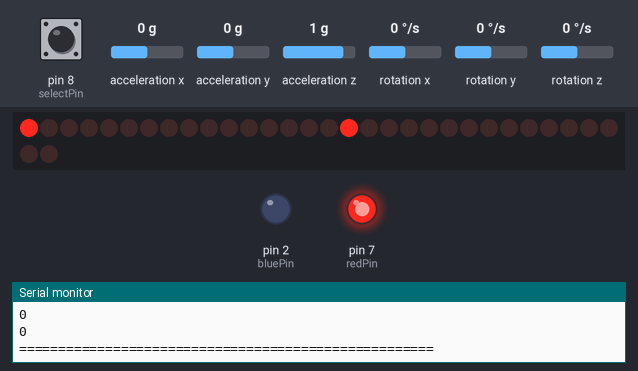
Bench run of a sketch on a simulated Arduino Uno, built with avr-gcc and run on an emulated ATmega328P. Parts: 32 shift-register outputs drawn as a row of LEDs (first output left, lit = HIGH), output pins drawn as LEDs (lit = HIGH), the last lines printed to the serial monitor. Wiring (inferred from the names in the program): 4 × shift register (74HC595): data pin 4; shift clock pin 6; latch pin 5; OE pin 3. Wiring (inferred from the signals the program sends): row of LEDs: on Q0, Q1, Q2, Q3, Q4, Q5, Q6, Q7, Q8, Q9, Q10, Q11, Q12, Q13, Q14, Q15, Q16, Q17, Q18, Q19, Q20, Q21, Q22, Q23, Q24, Q25, Q26, Q27, Q28, Q29, Q30, Q31. The test bench sets the inputs (shaded band); at power-on: rotation z 0 °/s, acceleration y 0 g, pin 8 (selectPin) LOW, acceleration x 0 g, acceleration z 1 g, rotation x 0 °/s, rotation y 0 °/s. Pins used as bus, display or sensor lines are not drawn.

Above: at 2.93 s.
3.3 s: rotation z set to 100 °/s
At 6.0 s:
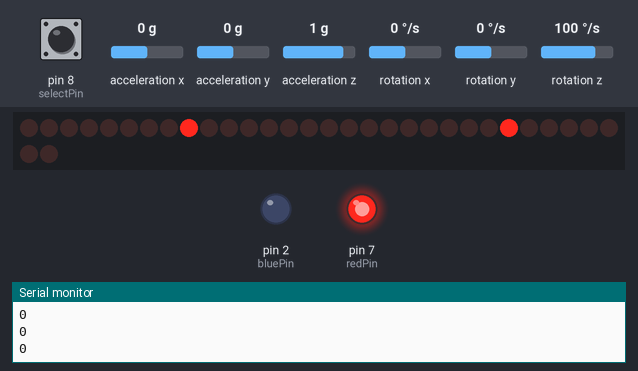
6.3 s: acceleration y set to -1.4 g
At 8.85 s:
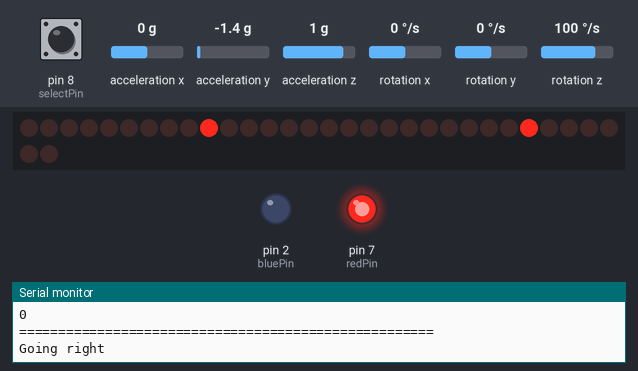
9.3 s: acceleration y set to 0 g
At 11.75 s:
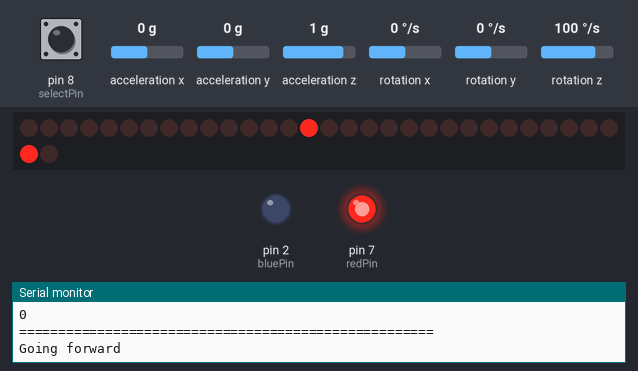
12.3 s: acceleration y set to -1.4 g
At 14.9 s:
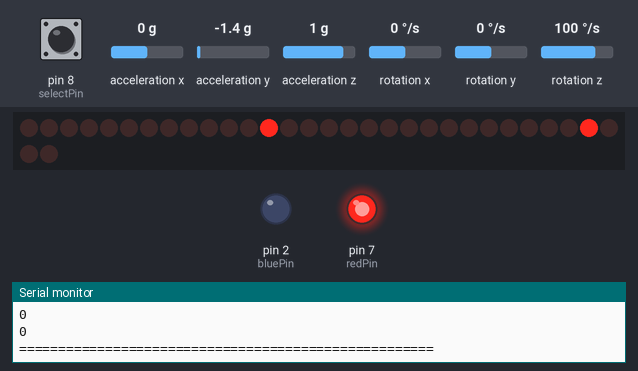
Timing chart, 0 to 16.4 s (numbered marks = the images above; inputs shaded):
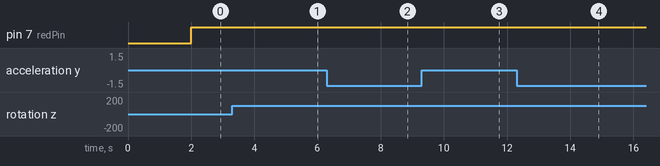

The sketch:

3DCubeLED.ino
```cpp
#include "Wire.h"
#include <MPU6050_light.h>

MPU6050 mpu(Wire);

int redPin = 7;
int bluePin = 2;

int latchPin = 5;
int clockPin = 6;
int dataPin = 4;
int outputEn = 3;

int selectPin = 8;

byte level[4];

int loopCount = 0;

unsigned int red[4];
unsigned int blue[4];
unsigned int renderRed[4];
unsigned int renderBlue[4];
unsigned int winningRed[4];
unsigned int winningBlue[4];

/* use this bools to inform motion */
bool moveX = false;
bool moveY = false;
bool moveZ = false;

/* game logic vars */
bool gameOver;
bool playerSelecting;
bool redTurn;
bool redWon;
bool blueWon;

/* movement vars */
unsigned int cursorLocation;
int cursorLevel;

/* Gyro Variables */
float xAxisAngle, yAxisAngle, zAxisAngle;
float prevX = 0;
float prevY = 0;
float prevZ = 0;


void setup()
{
  Serial.begin(9600);

  // Set all the pins of 74HC595 as OUTPUT
  pinMode(latchPin, OUTPUT);
  pinMode(dataPin, OUTPUT);
  pinMode(clockPin, OUTPUT);
  pinMode(outputEn, OUTPUT);
  pinMode(selectPin, INPUT);
  pinMode(redPin, OUTPUT);
  pinMode(bluePin, OUTPUT);
  level[0] = 13;
  level[1] = 12;
  level[2] = 11;
  level[3] = 10;
  for(int i = 0; i < 4; i++){
    pinMode(level[i], OUTPUT);
    digitalWrite(level[i],LOW);
  }
  for(int i = 0; i < 4; i++){
    red[i] = renderRed[i] = winningRed[i] = 0x0000;
    blue[i] = renderBlue[i] = winningBlue[i] = 0x0000;
  }


  gameOver = false;
  playerSelecting = false;
  redTurn = true;

  //Calibrate the Gyroscope
  Wire.begin();
  byte status = mpu.begin();
  Serial.print(F("MPU6050 status: "));
  Serial.println(status);
  while(status!=0){
    Serial.println("Gyro could not be connected!\n");
  } // stop everything if could not connect to MPU6050

  Serial.println(F("Calculating offsets, do not move MPU6050"));
  delay(1000);
  mpu.calcOffsets(true,true); // gyro and accelero
  Serial.println("Done!\n");
}

void loop()
{
  loopCount++;
  static int movementBlink = 0;
  mpu.update();
  if(!gameOver){
    sensorChecking();
    if(movementBlink > 10){
      movement();
      movementBlink = 0;

      /*
       * serial check
       */
       Serial.println("red");
       for(int i = 0; i < 4; i++){
        Serial.println(red[i],HEX);
       }
       Serial.println("blue");
       for(int i = 0; i < 4; i++){
        Serial.println(blue[i],HEX);
       }
       Serial.println(F("=====================================================\n"));

    }
    cursorRender();
    gameLogic();
  }else{
    winningRender();
  }

  //rowByrow();
  renderCube();
  movementBlink++;
  moveX = false;
  moveY = false;
  moveZ = false;
}

void sensorChecking(){

  if (loopCount % 10 == 0) {
        xAxisAngle = mpu.getAccAngleX();

  if (xAxisAngle <= -18) {
    moveX = true;
    Serial.println("Going right");
    return;
  }
  yAxisAngle = mpu.getAccAngleY();
  if (yAxisAngle >= 18) {
    moveY = true;
    Serial.println("Going Up");
    return;
  }
  zAxisAngle = mpu.getAngleZ();
  if (zAxisAngle >= 18) {
    moveZ = true;
    Serial.println("Going forward");
    return;
  }

////  delay(10);
//  yAxisAngle = mpu.getAccAngleY();
////  delay(10);
//  zAxisAngle = mpu.getAngleZ();

//  Serial.print(prevX);Serial.print("\t");Serial.println(xAxisAngle);
//  Serial.print(prevY);Serial.print("\t");Serial.println(yAxisAngle);
//  Serial.print(prevZ);Serial.print("\t");Serial.println(zAxisAngle);
//  Serial.println(F("=====================================================\n"));

//  if (xAxisAngle <= -18) {
//    moveX = true;
//    Serial.println("Going right");
//  } else if (yAxisAngle >= 18) {
//    moveY = true;
//    Serial.println("Going Up");
//  } else if (zAxisAngle >= 18) {
//    moveZ = true;
//    Serial.println("Going forward");
//  }

  /*Store the previous values*/
  prevX = xAxisAngle;
  prevY = yAxisAngle;
  prevZ = zAxisAngle;
  }


}

void winningRender(){
  bool match;

  if(redWon){
    for(int i = 0; i < 4; i++){
      renderRed[i] = 0xFFFF;
      renderBlue[i] = 0x0000;
    }
  }if(blueWon){
    for(int i = 0; i < 4; i++){
      renderBlue[i] = 0xFFFF;
      renderRed[i] = 0x0000;
    }
  }

  static int winBlink;
  if(winBlink > 100 && winBlink < 200){
    for(int i = 0; i< 4; i++){
      renderRed[i] = renderRed[i] | winningBlue[i];
      renderBlue[i] = renderBlue[i] | winningRed[i];
    }
  }

  winBlink += 4;
  if(winBlink > 200){
    winBlink = 0;
  }

}


bool checkRed(){
  unsigned int checker;
  unsigned int checkers[4];
  bool match;

  for(int i = 0; i < 4; i++){

    //col match
    checker = 0x8888;
    for(int j = 0; j < 4; j++){
      if(checker == (red[i] & checker)){
        winningRed[i] = checker;
        return true;
      }
      checker = checker >> 1;
    }

    //row match
    checker = 0xF000;
    for(int j = 0; j < 4; j++){
      if(checker == (red[i] & checker)){
        winningRed[i] = checker ;
        return true;
      }
      checker = checker >> 4;
    }

    //cross match
    checker = 0x8421;
    if( checker == (checker & red[i]) ){
        winningRed[i] = checker;
        return true;
    }

    checker = 0x1248;
    if( checker == (checker & red[i]) ){
        winningRed[i] = checker;
        return true;
    }
  }

  //vertical match
  unsigned int lev = red[0] & red[1] & red[2] & red[3];
  if(lev != 0x0000){
    Serial.println(lev);
    winningRed[0] = lev;
    winningRed[1] = lev;
    winningRed[2] = lev;
    winningRed[3] = lev;
    return true;
  }

  //crosses in rows
  checkers[0] = 0x8000;
  checkers[1] = 0x0800;
  checkers[2] = 0x0080;
  checkers[3] = 0x0008;

  for(int i = 0; i < 4; i++){
    match = true;
    for(int j = 0; j < 4; j++){
      if(!(red[j] & checkers[j])) match = false;
    }
    if(match){
      winningRed[0] = checkers[0];
      winningRed[1] = checkers[1];
      winningRed[2] = checkers[2];
      winningRed[3] = checkers[3];
      return true;
    }
    for(int j = 0; j < 4; j++){
      checkers[j] = checkers[j] >> 1;
    }
  }

  checkers[0] = 0x0008;
  checkers[1] = 0x0080;
  checkers[2] = 0x0800;
  checkers[3] = 0x8000;

  for(int i = 0; i < 4; i++){
    match = true;
    for(int j = 0; j < 4; j++){
      if(!(red[j] & checkers[j])) match = false;
    }
    if(match){
      winningRed[0] = checkers[0];
      winningRed[1] = checkers[1];
      winningRed[2] = checkers[2];
      winningRed[3] = checkers[3];
      return true;
    }
    for(int j = 0; j < 4; j++){
      checkers[j] = checkers[j] >> 1;
    }
  }

  //crosses in cols
  checkers[0] = 0x8000;
  checkers[1] = 0x4000;
  checkers[2] = 0x2000;
  checkers[3] = 0x1008;

  for(int i = 0; i < 4; i++){
    match = true;
    for(int j = 0; j < 4; j++){
      if(!(red[j] & checkers[j])) match = false;
    }
    if(match){
      winningRed[0] = checkers[0];
      winningRed[1] = checkers[1];
      winningRed[2] = checkers[2];
      winningRed[3] = checkers[3];
      return true;
    }
    for(int j = 0; j < 4; j++){
      checkers[j] = checkers[j] >> 4;
    }
  }

  checkers[0] = 0x1000;
  checkers[1] = 0x2000;
  checkers[2] = 0x4000;
  checkers[3] = 0x8008;

  for(int i = 0; i < 4; i++){
    match = true;
    for(int j = 0; j < 4; j++){
      if(!(red[j] & checkers[j])) match = false;
    }
    if(match){
      winningRed[0] = checkers[0];
      winningRed[1] = checkers[1];
      winningRed[2] = checkers[2];
      winningRed[3] = checkers[3];
      return true;
    }
    for(int j = 0; j < 4; j++){
      checkers[j] = checkers[j] >> 4;
    }
  }

  //special cross
  checkers[0] = 0x8000;
  checkers[1] = 0x0400;
  checkers[2] = 0x0020;
  checkers[3] = 0x0001;

  match = true;
  for(int j = 0; j < 4; j++){
    if(!(red[j] & checkers[j])) match = false;
  }
  if(match){
    winningRed[0] = checkers[0];
    winningRed[1] = checkers[1];
    winningRed[2] = checkers[2];
    winningRed[3] = checkers[3];
    return true;
  }

  //special cross
  checkers[0] = 0x0001;
  checkers[1] = 0x0020;
  checkers[2] = 0x0400;
  checkers[3] = 0x8000;

  match = true;
  for(int j = 0; j < 4; j++){
    if(!(red[j] & checkers[j])) match = false;
  }
  if(match){
    winningRed[0] = checkers[0];
    winningRed[1] = checkers[1];
    winningRed[2] = checkers[2];
    winningRed[3] = checkers[3];
    return true;
  }

  return false;
}

bool checkBlue(){
  unsigned int checker;
  unsigned int checkers[4];
  bool match;

  for(int i = 0; i < 4; i++){

    //col match
    checker = 0x8888;
    for(int j = 0; j < 4; j++){
      if(checker == (blue[i] & checker)){

        winningBlue[i] = checker;
        return true;
      }
      checker = checker >> 1;
    }

    //row match
    checker = 0xF000;
    for(int j = 0; j < 4; j++){
      if(checker == (blue[i] & checker)){

        winningBlue[i] = checker;
        return true;
      }
      checker >> 4;
    }

    //cross match
    checker = 0x8421;
    if( checker == (checker & blue[i]) ){

        winningBlue[i] = checker;
        return true;
    }

    checker = 0x1248;
    if( checker == (checker & blue[i]) ){

        winningBlue[i] = checker;
        return true;
    }
  }

  //vertical match
  unsigned int lev = blue[0] & blue[1] & blue[2] & blue[3];
  if(lev != 0x0000){
    Serial.println(lev);
    winningBlue[0] = lev;
    winningBlue[1] = lev;
    winningBlue[2] = lev;
    winningBlue[3] = lev;
    return true;
  }

  //crosses in rows
  checkers[0] = 0x8000;
  checkers[1] = 0x0800;
  checkers[2] = 0x0080;
  checkers[3] = 0x0008;

  for(int i = 0; i < 4; i++){
    match = true;
    for(int j = 0; j < 4; j++){
      if(!(blue[j] & checkers[j])) match = false;
    }
    if(match){

      winningBlue[0] = checkers[0];
      winningBlue[1] = checkers[1];
      winningBlue[2] = checkers[2];
      winningBlue[3] = checkers[3];
      return true;
    }
    for(int j = 0; j < 4; j++){
      checkers[j] = checkers[j] >> 1;
    }
  }

  checkers[0] = 0x0008;
  checkers[1] = 0x0080;
  checkers[2] = 0x0800;
  checkers[3] = 0x8000;

  for(int i = 0; i < 4; i++){
    match = true;
    for(int j = 0; j < 4; j++){
      if(!(blue[j] & checkers[j])) match = false;
    }
    if(match){

      winningBlue[0] = checkers[0];
      winningBlue[1] = checkers[1];
      winningBlue[2] = checkers[2];
      winningBlue[3] = checkers[3];
      return true;
    }
    for(int j = 0; j < 4; j++){
      checkers[j] = checkers[j] >> 1;
    }
  }

  //crosses in cols
  checkers[0] = 0x8000;
  checkers[1] = 0x4000;
  checkers[2] = 0x2000;
  checkers[3] = 0x1008;

  for(int i = 0; i < 4; i++){
    match = true;
    for(int j = 0; j < 4; j++){
      if(!(blue[j] & checkers[j])) match = false;
    }
    if(match){

      winningBlue[0] = checkers[0];
      winningBlue[1] = checkers[1];
      winningBlue[2] = checkers[2];
      winningBlue[3] = checkers[3];
      return true;
    }
    for(int j = 0; j < 4; j++){
      checkers[j] = checkers[j] >> 4;
    }
  }

  checkers[0] = 0x1000;
  checkers[1] = 0x2000;
  checkers[2] = 0x4000;
  checkers[3] = 0x8008;

  for(int i = 0; i < 4; i++){
    match = true;
    for(int j = 0; j < 4; j++){
      if(!(blue[j] & checkers[j])) match = false;
    }
    if(match){

      winningBlue[0] = checkers[0];
      winningBlue[1] = checkers[1];
      winningBlue[2] = checkers[2];
      winningBlue[3] = checkers[3];
      return true;
    }
    for(int j = 0; j < 4; j++){
      checkers[j] = checkers[j] >> 4;
    }
  }

  //special cross
  checkers[0] = 0x8000;
  checkers[1] = 0x0400;
  checkers[2] = 0x0020;
  checkers[3] = 0x0001;

  match = true;
  for(int j = 0; j < 4; j++){
    if(!(blue[j] & checkers[j])) match = false;
  }
  if(match){

    winningBlue[0] = checkers[0];
    winningBlue[1] = checkers[1];
    winningBlue[2] = checkers[2];
    winningBlue[3] = checkers[3];
    return true;
  }

  //special cross
  checkers[0] = 0x0001;
  checkers[1] = 0x0020;
  checkers[2] = 0x0400;
  checkers[3] = 0x8000;

  match = true;
  for(int j = 0; j < 4; j++){
    if(!(blue[j] & checkers[j])) match = false;
  }
  if(match){

    winningBlue[0] = checkers[0];
    winningBlue[1] = checkers[1];
    winningBlue[2] = checkers[2];
    winningBlue[3] = checkers[3];
    return true;
  }

  return false;
}


void gameLogic(){
  for(int i = 0; i < 4; i++){
      winningRed[i] = 0x0000;
      winningBlue[i] = 0x0000;
  }

  bool redMatched = false;
  bool blueMatched = false;

  redMatched = checkRed();
  blueMatched = checkBlue();

  if(redMatched){
    gameOver = true;
    redWon = true;
    blueWon = false;
  }else if(blueMatched){
    gameOver = true;
    blueWon = true;
    redWon = false;
  }

}

void cursorRender(){
  static int blink = 0;

  for(int i = 0; i < 4; i++){
    renderRed[i] = red[i];
    renderBlue[i] = blue[i] ;
  }

  if(playerSelecting && blink > 100 && blink < 300){
    renderRed[cursorLevel] = red[cursorLevel] | cursorLocation;
    renderBlue[cursorLevel] = blue[cursorLevel] | cursorLocation;
  }

  blink += 50;
  if(blink > 300){
    blink = 0;
  }
}

void movement(){
  if(!playerSelecting){
    cursorLocation = 0x8000;
    cursorLevel = 0;

    //check conflict
    while( (red[cursorLevel] & cursorLocation ) || (blue[cursorLevel] & cursorLocation) ){
      cursorLocation = cursorLocation >> 1;
      if(cursorLocation == 0){
        cursorLocation = 0x8000;
        cursorLevel++;
      }
    }

    playerSelecting = true;
  }

  if(moveX){
    moveX = false;
    cursorLocation = cursorLocation >> 1;

    if(cursorLocation == 0x0800){
      cursorLocation = 0x8000;
    }else if(cursorLocation == 0x0080){
      cursorLocation = 0x0800;
    }else if(cursorLocation == 0x0008){
      cursorLocation = 0x0080;
    }else if(cursorLocation == 0x0000){
      cursorLocation = 0x0008;
    }
  }else if(moveZ){
    moveZ = false;

    if(cursorLocation == 0x0008)
      cursorLocation = 0x8000;
    else if(cursorLocation == 0x0004)
      cursorLocation = 0x4000;
    else if(cursorLocation == 0x0002)
      cursorLocation = 0x2000;
    else if(cursorLocation == 0x0001)
      cursorLocation = 0x1000;
    else
      cursorLocation = cursorLocation >> 4;
  }else if(moveY){
    moveY = false;

    cursorLevel = (cursorLevel + 1) % 4;
  }

  static bool firstClick = true;
  static unsigned int debounceDelay = 0;

  if(firstClick){
    if(digitalRead(selectPin)){
      if((red[cursorLevel] & cursorLocation ) || (blue[cursorLevel] & cursorLocation)){
        //conflict
      }else{
        if(redTurn){
          red[cursorLevel] = red[cursorLevel] | cursorLocation;
          redTurn = false;
          playerSelecting = false;
        }else{
          blue[cursorLevel] = blue[cursorLevel] | cursorLocation;
          redTurn = true;
          playerSelecting = false;
        }
      }
    }
    firstClick = false;
  }else{
    if(digitalRead(selectPin) && debounceDelay > 300){
      if((red[cursorLevel] & cursorLocation ) || (blue[cursorLevel] & cursorLocation)){
        //conflict
      }else{
        if(redTurn){
          red[cursorLevel] = red[cursorLevel] | cursorLocation;
          redTurn = false;
          playerSelecting = false;
        }else{
          blue[cursorLevel] = blue[cursorLevel] | cursorLocation;
          redTurn = true;
          playerSelecting = false;
        }
      }
    }
    debounceDelay++;
  }
}

void renderCube()
{
  if(!gameOver){
    if(redTurn){
      digitalWrite(redPin, HIGH);
      digitalWrite(bluePin, LOW);
    }else{
      digitalWrite(bluePin, HIGH);
      digitalWrite(redPin, LOW);
    }
  }
  for(int i = 0; i < 4; i++){

       unsigned int dummyBlue;
       unsigned int dummyRed;
       dummyBlue = ~renderBlue[i];
       dummyRed = ~renderRed[i];

       digitalWrite(outputEn, HIGH);
       digitalWrite(latchPin, LOW);
       shiftOut(dataPin, clockPin, LSBFIRST, dummyBlue);
       shiftOut(dataPin, clockPin, LSBFIRST, dummyBlue >> 8);
       shiftOut(dataPin, clockPin, LSBFIRST, 0xFF);
       shiftOut(dataPin, clockPin, LSBFIRST, 0xFF);
       digitalWrite(latchPin, HIGH);
       digitalWrite(outputEn, LOW);

       digitalWrite(level[i], HIGH);
       delay(1);
       digitalWrite(level[i], LOW);

       digitalWrite(outputEn, HIGH);
       digitalWrite(latchPin, LOW);
       shiftOut(dataPin, clockPin, LSBFIRST, 0xFF);
       shiftOut(dataPin, clockPin, LSBFIRST, 0xFF);
       shiftOut(dataPin, clockPin, LSBFIRST, dummyRed);
       shiftOut(dataPin, clockPin, LSBFIRST, dummyRed >> 8);
       digitalWrite(latchPin, HIGH);
       digitalWrite(outputEn, LOW);

       digitalWrite(level[i], HIGH);
       delay(1);
       digitalWrite(level[i], LOW);
     }
}

void rowByrow(){
  static bool redGlow = true;
  for(int i = 0; i < 4; i++){
    red[i] = renderRed[i] = winningRed[i] = 0x0000;
    blue[i] = renderBlue[i] = winningBlue[i] = 0x0000;
  }
  static unsigned int j = 0x1;
  static unsigned int l = 0;

  if(redGlow){
    renderRed[l] = j;
    renderBlue[l] = ~j;
  }
  else{
    renderBlue[l] = j;
    renderRed[l] = ~j;
  }

  if(j == 0xF000) {
    j = 0x1;
    l++;

    if(l >= 4){
      l = 0;
      redGlow = !redGlow;

    }
  }
  else j = j << 1;
}
```
